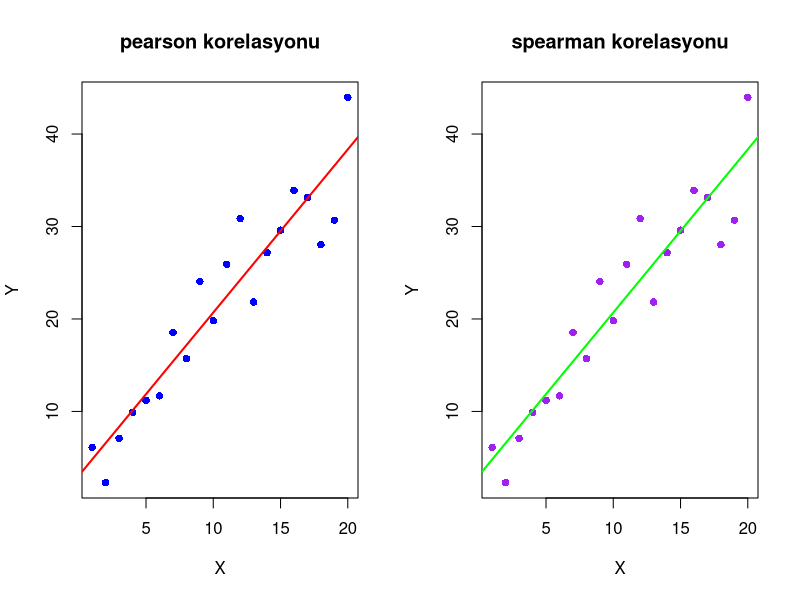

The R script that drew this image:
set.seed(42)
X <- seq(1,20, by = 1)
Y <- X*2 + rnorm(20, mean =0, sd = 3)
Y_spearman <- X^2 + rnorm(20, mean = 0, sd = 5)
#pearson ve spearman korelasyonlarını hesaplama
pearson_corr <- cor(X, Y, method= "pearson")
spearman_corr <- cor(X, Y_spearman, method = "spearman")

print(paste("pearson korelasyonu : ", round(pearson_corr, 3)))
print(paste("spearman korelasyonu: ", round(spearman_corr, 3)))

 # temel r func ile grafikleri çiz
par(mfrow = c(1,2)) #2 grafik yan yana gelsin
plot(X, Y, main = "pearson korelasyonu", col = "blue", pch = 16)
abline(lm(Y ~ X), col = "red", lwd = 2)
#SPEARMAN İÇİN ÇİZİM
plot(X,Y, main = "spearman korelasyonu", col = "purple", pch = 16)
abline(lm(Y ~ X), col = "green", lwd = 2)
par(mfrow = c(1,1))
